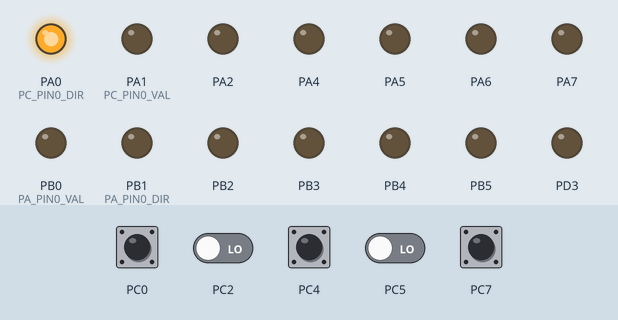
Simulated run of this program. Board: ATmega32, built with avr-gcc and emulated at 1 MHz. Parts: output pins drawn as LEDs (lit = HIGH). The test bench sets the inputs (shaded band); at power-on: PC0, PC4, PC7 HIGH, PC2, PC5 LOW.

Above: at 1.2 s.
1.3 s: PC4 pulled LOW for 0.15 s
At 1.4 s:
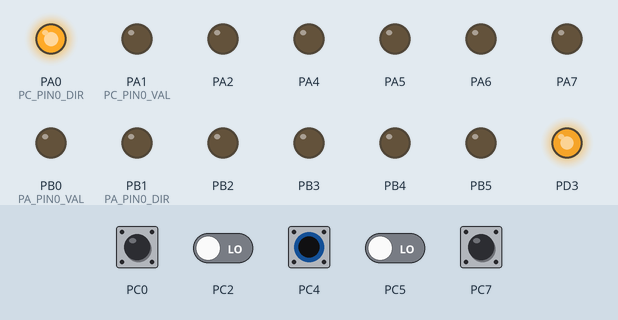
3.0 s: PC4 pulled LOW for 1 s
At 5.2 s:
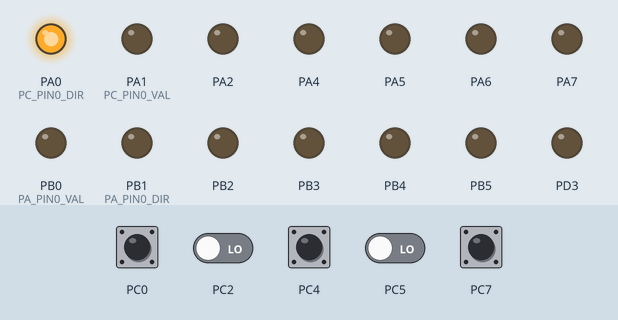
Timing chart, 0 to 6.7 s (numbered marks = the images above; inputs shaded):
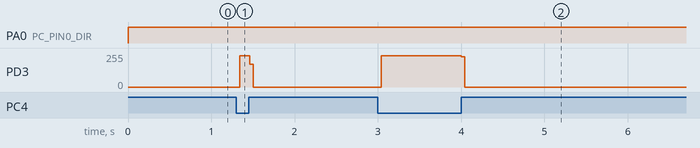

The program:

main.c
```c
/*
 * main.c
 *
 *  Created on: Jul 27, 2023
 *      Author: Admin
 */
#include "../LIB/STDTYPE.h"
#include "../LIB/ErrorState.h"

#include "../MCAL/DIO_int.h"

#include "../HAL/LED/LED_config.h"
#include "../HAL/LED/LED_int.h"

#include "../HAL/SWITCH/switch_config.h"
#include "../HAL/SWITCH/switch_int.h"


extern LED_t LED_AstrLedConfig[LED_NUM];
extern SW_t Switch_AStrSwitchState[SW_NUM];
int main(void)
{
	u8 pinstate=0;
  DIO_enuInit();
  LED_enuInit(LED_AstrLedConfig);
  Switch_enuInit(Switch_AStrSwitchState);
  while(1)
  {
	  Switch_enuGetState(&Switch_AStrSwitchState[1],&pinstate);
	  if(pinstate==0)
	LED_enuTurnON(&LED_AstrLedConfig[2]);
	  else
	LED_enuTurnOFF(&LED_AstrLedConfig[2]);


  }
	return 0;
}
```

Led_config.c
```c
/*
 * Led_config.c
 *
 *  Created on: Jul 27, 2023
 *      Author: Admin
 */

#include "../../LIB/STDTYPE.h"
#include "../../LIB/ErrorState.h"

#include "../../MCAL/DIO_int.h"

#include "Led_priv.h"
#include "Led_config.h"

LED_t LED_AstrLedConfig[LED_NUM]={
		{DIO_u8PORTA,DIO_u8PIN0,LED_SINK,LED_OFF},
		{DIO_u8PORTB,DIO_u8PIN5,LED_SOURCE,LED_OFF},
		{DIO_u8PORTD,DIO_u8PIN3,LED_SOURCE,LED_OFF}
};
```

Led_config.h
```c
/*
 * Led_config.h
 *
 *  Created on: Jul 27, 2023
 *      Author: Admin
 */

#ifndef LED_CONFIG_H_
#define LED_CONFIG_H_

#define LED_NUM 3

typedef struct{
	u8 LED_u8PortID;
	u8 LED_u8PinID;
	u8 LED_u8Connection;
	u8 LED_u8InitState;
}LED_t;

#endif /* LED_CONFIG_H_ */
```

switch_config.c
```c
/*
 * switch_config.c
 *
 *  Created on: Jul 25, 2023
 *      Author: Admin
 */

#include "../../LIB/STDTYPE.h"
#include "../../LIB/ErrorState.h"

#include "../../MCAL/DIO_config.h"
#include "../../MCAL/DIO_int.h"

#include "switch_config.h"


SW_t Switch_AStrSwitchState[SW_NUM]={{DIO_u8PORTA,DIO_u8PIN3,DIO_u8FLOAT},
									{DIO_u8PORTC,DIO_u8PIN4,DIO_u8PULL_UP},
									{DIO_u8PORTD,DIO_u8PIN6,DIO_u8PULL_UP}};
```

switch_config.h
```c
/*
 * switch_config.h
 *
 *  Created on: Jul 25, 2023
 *      Author: Admin
 */

#ifndef SWITCH_CONFIG_H_
#define SWITCH_CONFIG_H_

#define SW_NUM 3

typedef struct{
	u8 SW_u8PortID;
	u8 SW_u8PinID;
	u8 SW_u8Status;

}SW_t;
#endif /* SWITCH_CONFIG_H_ */
```

Led_int.h
```c
/*
 * Led_int.h
 *
 *  Created on: Jul 27, 2023
 *      Author: Admin
 */

#ifndef LED_INT_H_
#define LED_INT_H_

ES_t LED_enuInit(LED_t *copy_pStrLedConfig);

ES_t LED_enuTurnON(LED_t *copy_pStrLedID);

ES_t LED_enuTurnOFF(LED_t *copy_pStrLedID);

#endif /* LED_INT_H_ */
```

Led_priv.h
```c
/*
 * Led_priv.h
 *
 *  Created on: Jul 27, 2023
 *      Author: Admin
 */

#ifndef LED_PRIV_H_
#define LED_PRIV_H_

#define LED_SINK       0
#define LED_SOURCE     1

#define LED_ON    0
#define LED_OFF   1

#endif /* LED_PRIV_H_ */
```

Led_prog.c
```c
/*
 * Led_prog.c
 *
 *  Created on: Jul 27, 2023
 *      Author: Admin
 */
#include "../../LIB/STDTYPE.h"
#include "../../LIB/ErrorState.h"

#include "../../MCAL/DIO_int.h"

#include "Led_priv.h"
#include "Led_config.h"


ES_t LED_enuInit(LED_t *copy_pStrLedConfig){

       ES_t Local_enuErorrState=ES_NOK;
	   if(copy_pStrLedConfig !=NULL)
	   {
		u8 Local_u8Interator;
		for(Local_u8Interator=0;Local_u8Interator<LED_NUM;Local_u8Interator++)
		{
			Local_enuErorrState=DIO_enuSetPinDirection(copy_pStrLedConfig[Local_u8Interator].LED_u8PortID,copy_pStrLedConfig[Local_u8Interator].LED_u8PinID,DIO_u8OUTPUT);
			if(copy_pStrLedConfig[Local_u8Interator].LED_u8Connection==LED_SINK)
			{
				if(copy_pStrLedConfig[Local_u8Interator].LED_u8InitState==LED_ON)
				{
					Local_enuErorrState=DIO_enuSetPinValue(copy_pStrLedConfig[Local_u8Interator].LED_u8PortID,copy_pStrLedConfig[Local_u8Interator].LED_u8PinID,DIO_u8LOW);
				}else if (copy_pStrLedConfig[Local_u8Interator].LED_u8InitState==LED_OFF)
				{
					Local_enuErorrState=DIO_enuSetPinValue(copy_pStrLedConfig[Local_u8Interator].LED_u8PortID,copy_pStrLedConfig[Local_u8Interator].LED_u8PinID,DIO_u8HIGH);

				}else
				{
					return ES_OUT_OF_RANGE;
				}
			}else if(copy_pStrLedConfig[Local_u8Interator].LED_u8Connection==LED_SOURCE)
			{
				if(copy_pStrLedConfig[Local_u8Interator].LED_u8InitState==LED_ON)
			{
				Local_enuErorrState=DIO_enuSetPinValue(copy_pStrLedConfig[Local_u8Interator].LED_u8PortID,copy_pStrLedConfig[Local_u8Interator].LED_u8PinID,DIO_u8HIGH);
			}else if (copy_pStrLedConfig[Local_u8Interator].LED_u8InitState==LED_OFF)
			{
				Local_enuErorrState=DIO_enuSetPinValue(copy_pStrLedConfig[Local_u8Interator].LED_u8PortID,copy_pStrLedConfig[Local_u8Interator].LED_u8PinID,DIO_u8LOW);

			}else
			{
				return ES_OUT_OF_RANGE;
			}
		}else
		{
			return ES_OUT_OF_RANGE;
		}
		}
	   }else
	   {
		   Local_enuErorrState=ES_NULL_POINTER;
	   }

	   return Local_enuErorrState;
}

ES_t LED_enuTurnON(LED_t *copy_pStrLedID){

	   ES_t Local_enuErorrState=ES_NOK;
   if(copy_pStrLedID !=NULL){
	   if(copy_pStrLedID->LED_u8Connection==LED_SINK)
	   {
		   DIO_enuSetPinValue(copy_pStrLedID->LED_u8PortID,copy_pStrLedID->LED_u8PinID,DIO_u8LOW);
	   }else if(copy_pStrLedID->LED_u8Connection==LED_SOURCE)
	   {
		   DIO_enuSetPinValue(copy_pStrLedID->LED_u8PortID,copy_pStrLedID->LED_u8PinID,DIO_u8HIGH);

	   }else
	   {
		   Local_enuErorrState=ES_OUT_OF_RANGE;
	   }
   }else
   {
	   Local_enuErorrState=ES_NULL_POINTER;
   }
		return Local_enuErorrState;
}

ES_t LED_enuTurnOFF(LED_t *copy_pStrLedID){

	   ES_t Local_enuErorrState=ES_NOK;
	   if(copy_pStrLedID !=NULL){
		   if(copy_pStrLedID->LED_u8Connection==LED_SINK)
		   {
			   DIO_enuSetPinValue(copy_pStrLedID->LED_u8PortID,copy_pStrLedID->LED_u8PinID,DIO_u8HIGH);
		   }else if(copy_pStrLedID->LED_u8Connection==LED_SOURCE)
		   {
			   DIO_enuSetPinValue(copy_pStrLedID->LED_u8PortID,copy_pStrLedID->LED_u8PinID,DIO_u8LOW);

		   }else
		   {
			   Local_enuErorrState=ES_OUT_OF_RANGE;
		   }
	   }else
	   {
		   Local_enuErorrState=ES_NULL_POINTER;
	   }
		return Local_enuErorrState;
}
```

switch_int.h
```c
/*
 * switch_int.h
 *
 *  Created on: Jul 25, 2023
 *      Author: Admin
 */

#ifndef SWITCH_INT_H_
#define SWITCH_INT_H_

ES_t Switch_enuInit(SW_t *copy_pAStrSwitch);
ES_t Switch_enuGetState(SW_t *copy_pAStrSwitch,u8 *copy_pu8SwState );

#endif /* SWITCH_INT_H_ */
```

switch_prog.c
```c
/*
 * switch_prog.c
 *
 *  Created on: Jul 25, 2023
 *      Author: Admin
 */
#include "../../LIB/STDTYPE.h"
#include "../../LIB/ErrorState.h"

#include "../../MCAL/DIO_int.h"

#include "switch_config.h"


ES_t Switch_enuInit(SW_t* copy_pAStrSwitch){

		ES_t Local_enuErorrState =ES_NOK;
  u8 Local_u8Interator;
  if(copy_pAStrSwitch!=NULL)
  {
  for(Local_u8Interator=0;Local_u8Interator<SW_NUM;Local_u8Interator++)
  {
	  Local_enuErorrState= DIO_enuSetPinDirection(copy_pAStrSwitch[Local_u8Interator].SW_u8PortID,copy_pAStrSwitch[Local_u8Interator].SW_u8PinID,DIO_u8INPUT);
	  Local_enuErorrState= DIO_enuSetPinValue(copy_pAStrSwitch[Local_u8Interator].SW_u8PortID,copy_pAStrSwitch[Local_u8Interator].SW_u8PinID,copy_pAStrSwitch[Local_u8Interator].SW_u8Status);
  }
  }else
  {
	  Local_enuErorrState =ES_NULL_POINTER;
  }
		return Local_enuErorrState;

}

ES_t Switch_enuGetState(SW_t* copy_pAStrSwitch,u8* copy_pu8SwState ){

	ES_t Local_enuErorrState =ES_NOK;

	  if(copy_pAStrSwitch!=NULL &&copy_pu8SwState!=NULL)
	  {
		  Local_enuErorrState=DIO_enuGetPinValue(copy_pAStrSwitch->SW_u8PortID,copy_pAStrSwitch->SW_u8PinID, copy_pu8SwState);
	  }else
	  {
		  Local_enuErorrState =ES_NULL_POINTER;
	  }

	return Local_enuErorrState;

}
```

ErrorState.h
```c
/*
 * ErorrState.h
 *
 *  Created on: Jul 20, 2023
 *      Author: Admin
 */

#ifndef ERRORSTATE_H_
#define ERRORSTATE_H_

typedef enum
{
	ES_NOK,
	ES_OK,
	ES_NULL_POINTER,
	ES_OUT_OF_RANGE

}ES_t;


#endif /* ERRORSTATE_H_ */
```

STDTYPE.h
```c
   #ifndef STDTYPE_H_
   #define STDTYPE_H_

 	typedef unsigned char u8;
	typedef unsigned short int u16;
	typedef unsigned int u32;
	typedef signed char s8;
	typedef signed short int s16;
	typedef signed int s32;
	typedef float f32;
	typedef double f64;

#define NULL (void*)0

#endif
```

DIO_config.h
```c
/*
 * DIO_config.h
 *
 *  Created on: Jul 20, 2023
 *      Author: Admin
 */

#ifndef DIO_CONFIG_H_
#define DIO_CONFIG_H_

#define PA_PIN0_DIR OUTPUT
#define PA_PIN1_DIR OUTPUT
#define PA_PIN2_DIR OUTPUT
#define PA_PIN3_DIR OUTPUT
#define PA_PIN4_DIR OUTPUT
#define PA_PIN5_DIR OUTPUT
#define PA_PIN6_DIR OUTPUT
#define PA_PIN7_DIR OUTPUT

#define PB_PIN0_DIR OUTPUT
#define PB_PIN1_DIR OUTPUT
#define PB_PIN2_DIR OUTPUT
#define PB_PIN3_DIR OUTPUT
#define PB_PIN4_DIR OUTPUT
#define PB_PIN5_DIR OUTPUT
#define PB_PIN6_DIR OUTPUT
#define PB_PIN7_DIR OUTPUT

#define PC_PIN0_DIR INPUT
#define PC_PIN1_DIR OUTPUT
#define PC_PIN2_DIR INPUT
#define PC_PIN3_DIR OUTPUT
#define PC_PIN4_DIR INPUT
#define PC_PIN5_DIR INPUT
#define PC_PIN6_DIR OUTPUT
#define PC_PIN7_DIR INPUT

#define PD_PIN0_DIR INPUT
#define PD_PIN1_DIR OUTPUT
#define PD_PIN2_DIR INPUT
#define PD_PIN3_DIR OUTPUT
#define PD_PIN4_DIR INPUT
#define PD_PIN5_DIR INPUT
#define PD_PIN6_DIR INPUT
#define PD_PIN7_DIR INPUT

#define PA_PIN0_VAL LOW
#define PA_PIN1_VAL LOW
#define PA_PIN2_VAL LOW
#define PA_PIN3_VAL LOW
#define PA_PIN4_VAL LOW
#define PA_PIN5_VAL LOW
#define PA_PIN6_VAL LOW
#define PA_PIN7_VAL LOW

#define PB_PIN0_VAL LOW
#define PB_PIN1_VAL LOW
#define PB_PIN2_VAL LOW
#define PB_PIN3_VAL LOW
#define PB_PIN4_VAL LOW
#define PB_PIN5_VAL LOW
#define PB_PIN6_VAL LOW
#define PB_PIN7_VAL LOW

#define PC_PIN0_VAL HIGH
#define PC_PIN1_VAL LOW
#define PC_PIN2_VAL FLOAT
#define PC_PIN3_VAL PULL_UP
#define PC_PIN4_VAL PULL_UP
#define PC_PIN5_VAL LOW
#define PC_PIN6_VAL FLOAT
#define PC_PIN7_VAL PULL_UP

#define PD_PIN0_VAL HIGH
#define PD_PIN1_VAL LOW
#define PD_PIN2_VAL FLOAT
#define PD_PIN3_VAL LOW
#define PD_PIN4_VAL HIGH
#define PD_PIN5_VAL LOW
#define PD_PIN6_VAL PULL_UP
#define PD_PIN7_VAL PULL_UP

#endif /* DIO_CONFIG_H_ */
```

DIO_int.h
```c
/*
 * DIO_int.h
 *
 *  Created on: Jul 20, 2023
 *      Author: Admin
 */

#ifndef DIO_INT_H_
#define DIO_INT_H_
//#include "ErorrState.h"


#define DIO_u8INPUT 0
#define DIO_u8OUTPUT 1

#define DIO_u8LOW 0
#define DIO_u8HIGH 1

#define DIO_u8FLOAT 0
#define DIO_u8PULL_UP 1

#define DIO_u8PORTA 0
#define DIO_u8PORTB 1
#define DIO_u8PORTC 2
#define DIO_u8PORTD 3


#define DIO_u8PIN0 0
#define DIO_u8PIN1 1
#define DIO_u8PIN2 2
#define DIO_u8PIN3 3
#define DIO_u8PIN4 4
#define DIO_u8PIN5 5
#define DIO_u8PIN6 6
#define DIO_u8PIN7 7

ES_t DIO_enuInit(void);
ES_t DIO_enuSetPortDirection(u8 Copy_u8PortID , u8 Copy_u8Value );
ES_t DIO_enuSetPortValue(u8 Copy_u8PortID , u8 Copy_u8Value );
ES_t DIO_enuTogPort(u8 Copy_u8PortID );
ES_t DIO_enuGetPortValue(u8 Copy_u8PortID , u8* Copy_Pu8Value );
ES_t DIO_enuSetPinDirection(u8 Copy_u8PortID ,u8 Copy_u8PinID, u8 Copy_u8Value );
ES_t DIO_enuSetPinValue(u8 Copy_u8PortID ,u8 Copy_u8PinID, u8 Copy_u8Value );
ES_t DIO_enuTogPin(u8 Copy_u8PortIDu8 ,u8 Copy_u8PinID );
ES_t DIO_enuGetPinValue(u8 Copy_u8PortID ,u8 Copy_u8PinID, u8* Copy_Pu8Value );

#endif /* DIO_INT_H_ */
```

DIO_priv.h
```c
/*
 * DIO_priv.h
 *
 *  Created on: Jul 20, 2023
 *      Author: Admin
 */

#ifndef DIO_PRIV_H_
#define DIO_PRIV_H_

#define DIO_MASK_BIT 1

#define INPUT 0
#define OUTPUT 1

#define LOW 0
#define HIGH 1
#define FLOAT 0
#define PULL_UP 1

#define DIO_PORTA 0
#define DIO_PORTB 1
#define DIO_PORTC 2
#define DIO_PORTD 3

#define DIO_PIN0 0
#define DIO_PIN1 1
#define DIO_PIN2 2
#define DIO_PIN3 3
#define DIO_PIN4 4
#define DIO_PIN5 5
#define DIO_PIN6 6
#define DIO_PIN7 7

#define DDRA *((u8*)0x3A)
#define PORTA *((u8*)0x3B)
#define PINA *((volatile u8*)0x39)

#define DDRB *((u8*)0x37)
#define PORTB *((u8*)0x38)
#define PINB *((volatile u8*)0x36)

#define PORTC *((u8*)0x35)
#define DDRC *((u8*)0x34)
#define PINC *((volatile u8*)0x33)

#define PORTD *((u8*)0x32)
#define DDRD *((u8*)0x31)
#define PIND *((volatile u8*)0x30)

#define CONC_HELP(b7,b6,b5,b4,b3,b2,b1,b0)  0b##b7##b6##b5##b4##b3##b2##b1##b0
#define CONC(b7,b6,b5,b4,b3,b2,b1,b0)  CONC_HELP(b7,b6,b5,b4,b3,b2,b1,b0)


#endif /* DIO_PRIV_H_ */
```

DIO_prog.c
```c
/*
 * DIO_prog.c
 *
 *  Created on: Jul 20, 2023
 *      Author: Admin
 */
#include "../LIB/STDTYPE.h"
#include "../LIB/ErrorState.h"

#include "DIO_priv.h"
#include "DIO_config.h"

ES_t DIO_enuInit(void)
{
	ES_t Local_enuErrorstate= ES_NOK;

	DDRA = CONC(PA_PIN7_DIR,PA_PIN6_DIR,PA_PIN5_DIR,PA_PIN4_DIR,PA_PIN3_DIR,PA_PIN2_DIR,PA_PIN1_DIR,PA_PIN0_DIR);
	DDRB = CONC(PB_PIN7_DIR,PB_PIN6_DIR,PB_PIN5_DIR,PB_PIN4_DIR,PB_PIN3_DIR,PB_PIN2_DIR,PB_PIN1_DIR,PB_PIN0_DIR);
	DDRC = CONC(PC_PIN7_DIR,PC_PIN6_DIR,PC_PIN5_DIR,PC_PIN4_DIR,PC_PIN3_DIR,PC_PIN2_DIR,PC_PIN1_DIR,PC_PIN0_DIR);
	DDRD = CONC(PD_PIN7_DIR,PD_PIN6_DIR,PD_PIN5_DIR,PD_PIN4_DIR,PD_PIN3_DIR,PD_PIN2_DIR,PD_PIN1_DIR,PD_PIN0_DIR);

	PORTA = CONC(PA_PIN7_VAL,PA_PIN6_VAL,PA_PIN5_VAL,PA_PIN4_VAL,PA_PIN3_VAL,PA_PIN2_VAL,PA_PIN1_VAL,PA_PIN0_VAL);
	PORTB = CONC(PB_PIN7_VAL,PB_PIN6_VAL,PB_PIN5_VAL,PB_PIN4_VAL,PB_PIN3_VAL,PB_PIN2_VAL,PB_PIN1_VAL,PB_PIN0_VAL);
	PORTC = CONC(PC_PIN7_VAL,PC_PIN6_VAL,PC_PIN5_VAL,PC_PIN4_VAL,PC_PIN3_VAL,PC_PIN2_VAL,PC_PIN1_VAL,PC_PIN0_VAL);
	PORTD = CONC(PD_PIN7_VAL,PD_PIN6_VAL,PD_PIN5_VAL,PD_PIN4_VAL,PD_PIN3_VAL,PD_PIN2_VAL,PD_PIN1_VAL,PD_PIN0_VAL);

	 Local_enuErrorstate = ES_OK;
	return Local_enuErrorstate;
}
ES_t DIO_enuSetPortDirection(u8 Copy_u8PortID , u8 Copy_u8Value )
{
	ES_t Local_enuErrorstate= ES_NOK ;
	if (Copy_u8PortID <= DIO_PORTD)
	{
		switch(Copy_u8PortID)
		{
		case DIO_PORTA:
			DDRA = Copy_u8Value;
			break;
		case DIO_PORTB:
			DDRB = Copy_u8Value;
			break;
		case DIO_PORTC:
			DDRC = Copy_u8Value;
			break;
		case DIO_PORTD:
			DDRD = Copy_u8Value;
			break;
		}
		 Local_enuErrorstate = ES_OK;
	}
	else
	{
		 Local_enuErrorstate = ES_OUT_OF_RANGE;
	}

	return Local_enuErrorstate;
}

ES_t DIO_enuSetPortValue(u8 Copy_u8PortID , u8 Copy_u8Value )
{
	ES_t Local_enuErrorstate = ES_NOK;

	if (Copy_u8PortID <= DIO_PORTD)
	{
		switch(Copy_u8PortID)
		{
		case DIO_PORTA:
			PORTA = Copy_u8Value;
			break;
		case DIO_PORTB:
			PORTB = Copy_u8Value;
			break;
		case DIO_PORTC:
			PORTC = Copy_u8Value;
			break;
		case DIO_PORTD:
			PORTD = Copy_u8Value;
			break;
		}
		 Local_enuErrorstate = ES_OK;
	}
	else
	{
		 Local_enuErrorstate = ES_OUT_OF_RANGE;
	}
	return Local_enuErrorstate;
}

ES_t DIO_enuTogPort(u8 Copy_u8PortID )
{
	ES_t Local_enuErrorstate = ES_NOK;

	if (Copy_u8PortID <= DIO_PORTD)
	{
		switch(Copy_u8PortID)
		{
		case DIO_PORTA:
			PORTA = ~PORTA;
			break;
		case DIO_PORTB:
			PORTB = ~PORTB;
			break;
		case DIO_PORTC:
			PORTC = ~PORTC;
			break;
		case DIO_PORTD:
			PORTD = ~PORTD;
			break;
		}
		 Local_enuErrorstate = ES_OK;
	}
	else
	{
		 Local_enuErrorstate = ES_OUT_OF_RANGE;
	}
	return Local_enuErrorstate;
}

ES_t DIO_enuGetPortValue(u8 Copy_u8PortID , u8* Copy_Pu8Value )
{
	ES_t Local_enuErrorstate = ES_NOK;
      if(Copy_Pu8Value != NULL)
      {
    	  if (Copy_u8PortID <= DIO_PORTD)
    	  {
    			switch(Copy_u8PortID)
    			{
    			case DIO_PORTA:
    				*Copy_Pu8Value = PINA;
    				break;
    			case DIO_PORTB:
    				*Copy_Pu8Value = PINB;
    				break;
    			case DIO_PORTC:
    				*Copy_Pu8Value = PINC;
    				break;
    			case DIO_PORTD:
    				*Copy_Pu8Value = PIND;
    				break;
    			}
    			 Local_enuErrorstate = ES_OK;
    	  }else
    	  {
    		  Local_enuErrorstate = ES_OUT_OF_RANGE;
    	  }
      }else
      {
    	  Local_enuErrorstate = ES_NULL_POINTER;
      }
	return Local_enuErrorstate;
}

ES_t DIO_enuSetPinDirection(u8 Copy_u8PortID ,u8 Copy_u8PinID, u8 Copy_u8Value )
{
	ES_t Local_enuErrorstate = ES_NOK;
	  if (Copy_u8PortID <= DIO_PORTD &&
			  Copy_u8PinID <=DIO_PIN7 &&
			  Copy_u8Value <= OUTPUT)
	    	  {
			switch(Copy_u8PortID)
			{
			case DIO_PORTA:
				DDRA &=~(DIO_MASK_BIT<<Copy_u8PinID);
				DDRA |=(Copy_u8Value<<Copy_u8PinID);
				break;
			case DIO_PORTB:
				DDRB &=~(DIO_MASK_BIT<<Copy_u8PinID);
				DDRB |=(Copy_u8Value<<Copy_u8PinID);
				break;
			case DIO_PORTC:
				DDRC &=~(DIO_MASK_BIT<<Copy_u8PinID);
				DDRC |=(Copy_u8Value<<Copy_u8PinID);
				break;
			case DIO_PORTD:
				DDRD &=~(DIO_MASK_BIT<<Copy_u8PinID);
				DDRD |=(Copy_u8Value<<Copy_u8PinID);
				break;
			}
			 Local_enuErrorstate = ES_OK;
	    	  }else
	    	  {
	    		  Local_enuErrorstate = ES_OUT_OF_RANGE;
	    	  }
	return Local_enuErrorstate;
}

ES_t DIO_enuSetPinValue(u8 Copy_u8PortID ,u8 Copy_u8PinID, u8 Copy_u8Value )
{
	ES_t Local_enuErrorstate = ES_NOK;
	  if (Copy_u8PortID <= DIO_PORTD &&
			  Copy_u8PinID <=DIO_PIN7 &&
			  Copy_u8Value <= OUTPUT)
	    	  {
			switch(Copy_u8PortID)
			{
			case DIO_PORTA:
				PORTA &=~(DIO_MASK_BIT<<Copy_u8PinID);
				PORTA |=(Copy_u8Value<<Copy_u8PinID);
				break;
			case DIO_PORTB:
				PORTB &=~(DIO_MASK_BIT<<Copy_u8PinID);
				PORTB |=(Copy_u8Value<<Copy_u8PinID);
				break;
			case DIO_PORTC:
				PORTC &=~(DIO_MASK_BIT<<Copy_u8PinID);
				PORTC |=(Copy_u8Value<<Copy_u8PinID);
				break;
			case DIO_PORTD:
				PORTD &=~(DIO_MASK_BIT<<Copy_u8PinID);
				PORTD |=(Copy_u8Value<<Copy_u8PinID);
				break;
			}
			 Local_enuErrorstate = ES_OK;
	    	  }else
	    	  {
	    		  Local_enuErrorstate = ES_OUT_OF_RANGE;
	    	  }
	return Local_enuErrorstate;
}

ES_t DIO_enuTogPin(u8 Copy_u8PortID ,u8 Copy_u8PinID )
{
	ES_t Local_enuErrorstate = ES_NOK;
	  if (Copy_u8PortID <= DIO_PORTD
		   &&Copy_u8PinID <=DIO_PIN7)
	  {
			switch(Copy_u8PortID)
			{
			case DIO_PORTA:
				PORTA ^=(DIO_MASK_BIT<<Copy_u8PinID);
				break;
			case DIO_PORTB:
				PORTB ^=(DIO_MASK_BIT<<Copy_u8PinID);
				break;
			case DIO_PORTC:
				PORTC ^=(DIO_MASK_BIT<<Copy_u8PinID);
				break;
			case DIO_PORTD:
				PORTD ^=(DIO_MASK_BIT<<Copy_u8PinID);
				break;
			}

		 Local_enuErrorstate = ES_OK;
	  }else
	    {
	    	Local_enuErrorstate = ES_OUT_OF_RANGE;
	     }
	return Local_enuErrorstate;
}

ES_t DIO_enuGetPinValue(u8 Copy_u8PortID ,u8 Copy_u8PinID, u8* Copy_Pu8Value )
{
	ES_t Local_enuErrorstate = ES_NOK;
    if(Copy_Pu8Value != NULL)
    {
	  if (Copy_u8PortID <= DIO_PORTD
		   &&Copy_u8PinID <=DIO_PIN7)
	  {
			switch(Copy_u8PortID)
			{
			case DIO_PORTA:
				*Copy_Pu8Value =((PINA>>Copy_u8PinID)&DIO_MASK_BIT);
				break;
			case DIO_PORTB:
				*Copy_Pu8Value =((PINB>>Copy_u8PinID)&DIO_MASK_BIT);
				break;
			case DIO_PORTC:
				*Copy_Pu8Value =((PINC>>Copy_u8PinID)&DIO_MASK_BIT);
				break;
			case DIO_PORTD:
				*Copy_Pu8Value =((PIND>>Copy_u8PinID)&DIO_MASK_BIT);
				break;
			}

		 Local_enuErrorstate = ES_OK;
	  }else
	    {
	    	Local_enuErrorstate = ES_OUT_OF_RANGE;
	     }
    }else
    {
  	  Local_enuErrorstate = ES_NULL_POINTER;
    }
	return Local_enuErrorstate;
}
```

Measured:
- after the input at 1.3 s, PD3: 0/255 → 234/255 at once, → 0/255 0.12 s later
- after the input at 3.0 s, PD3: 0/255 → 234/255 at once, → 0/255 0.96 s later
